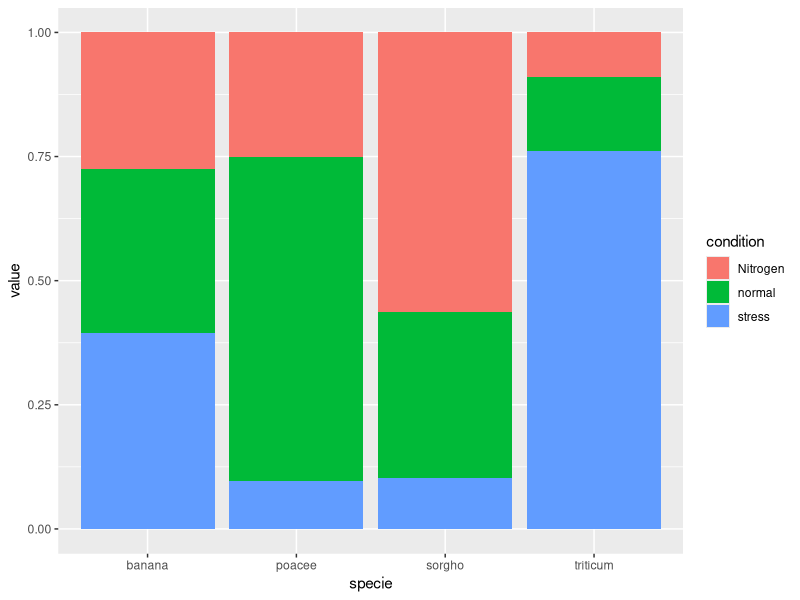

Source code (R): (Note: this script raises an error after producing the figure.)
library(ggplot2)

# create a dataset
specie <- c(rep("sorgho" , 3) , rep("poacee" , 3) , rep("banana" , 3) , rep("triticum" , 3) )
condition <- rep(c("normal" , "stress" , "Nitrogen") , 4)
value <- abs(rnorm(12 , 0 , 15))
data <- data.frame(specie,condition,value)

data

# Stacked + percent
dev.off()
ggplot(data, aes(fill=condition, y=value, x=specie)) + 
  geom_bar(position="fill", stat="identity")


new.list

new.list$Group <- c(rep('Mock', 288), rep('WNV', 288))
new.list



dev.off()
ggplot(new.list, aes(fill=Boolean, y=value, x=Group)) + 
  geom_bar(position="fill", stat="identity")
